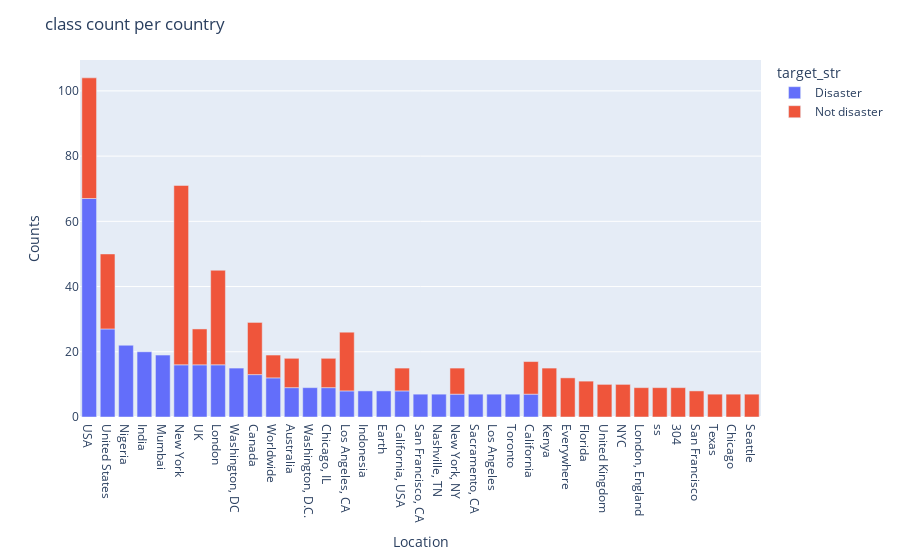

The notebook cell this image was saved under:
### Code cell
df_loc_cat_new = df_locations_cat.reset_index()
df_loc_cat_new['target_str'] = df_loc_cat_new['target'].apply(lambda x: 'Disaster' if x == 1 else 'Not disaster')
fig = px.bar(df_loc_cat_new[:50], x='location', y='id', color='target_str')
fig.update_layout(
    title='class count per country',
    xaxis_title='Location', 
    yaxis_title = 'Counts', 
)

### Figure 1 — Plotly figure (JSON) as saved in the notebook; plotly's stock layout.template omitted (floating-point values rounded to 4 significant figures)
{"data": [{"alignmentgroup": "True", "hovertemplate": "target_str=Disaster<br>location=%{x}<br>id=%{y}<extra></extra>", "legendgroup": "Disaster", "marker": {"color": "#636efa", "pattern": {"shape": ""}}, "name": "Disaster", "offsetgroup": "Disaster", "orientation": "v", "showlegend": true, "textposition": "auto", "type": "bar", "x": ["USA", "United States", "Nigeria", "India", "Mumbai", "New York", "UK", "London", "Washington, DC", "Canada", "Worldwide", "Australia", "Washington, D.C.", "Chicago, IL", "Los Angeles, CA", "Indonesia", "Earth", "California, USA", "San Francisco, CA", "Nashville, TN", "New York, NY", "Sacramento, CA", "Los Angeles", "Toronto", "California"], "xaxis": "x", "y": [67, 27, 22, 20, 19, 16, 16, 16, 15, 13, 12, 9, 9, 9, 8, 8, 8, 8, 7, 7, 7, 7, 7, 7, 7], "yaxis": "y"}, {"alignmentgroup": "True", "hovertemplate": "target_str=Not disaster<br>location=%{x}<br>id=%{y}<extra></extra>", "legendgroup": "Not disaster", "marker": {"color": "#EF553B", "pattern": {"shape": ""}}, "name": "Not disaster", "offsetgroup": "Not disaster", "orientation": "v", "showlegend": true, "textposition": "auto", "type": "bar", "x": ["New York", "USA", "London", "United States", "Los Angeles, CA", "Canada", "Kenya", "Everywhere", "Florida", "UK", "United Kingdom", "NYC", "California", "London, England", "ss", "Australia", "304", "Chicago, IL", "New York, NY", "San Francisco", "California, USA", "Worldwide", "Texas", "Chicago", "Seattle"], "xaxis": "x", "y": [55, 37, 29, 23, 18, 16, 15, 12, 11, 11, 10, 10, 10, 9, 9, 9, 9, 9, 8, 8, 7, 7, 7, 7, 7], "yaxis": "y"}], "layout": {"barmode": "relative", "legend": {"title": {"text": "target_str"}, "tracegroupgap": 0}, "margin": {"t": 60}, "title": {"text": "class count per country"}, "xaxis": {"anchor": "y", "domain": [0, 1], "title": {"text": "Location"}}, "yaxis": {"anchor": "x", "domain": [0, 1], "title": {"text": "Counts"}}}}
